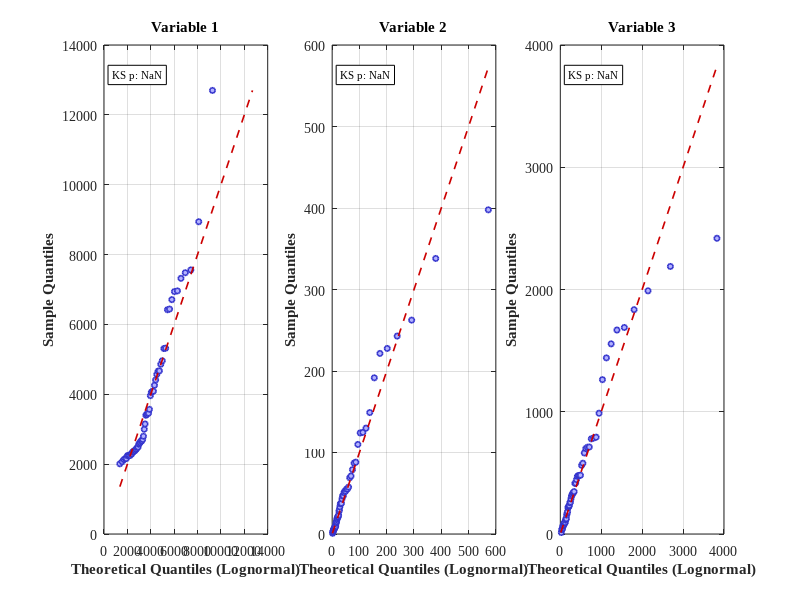

Write the MATLAB code that produced this figure. (Note: this script raises an error after producing the figure.)
% 3D 实测 + 边缘拟合 + Vine Copula + BMA 加权 + 统计对比 + 相关性对比

clear; clc; close all; rng(1);

%% 1. 实测3维数据 
% load QZ_Data.mat;
% data = QZ_Data;
load LTZ_Data.mat;
data = LTZ_Data;
n = length(data); d = 3;  % 三维变量

%% 2. 边缘拟合与优选
% 水文常用的6种分布函数
families = {'Gamma','Lognormal','Pearson3','GEV','Weibull','GPD'};
marg_fits = cell(1,d);

for i = 1:d
    x = data(:, i);
    bestBIC = Inf;
    
    % 为简化计算，手动设定GPD分布的阈值 (theta参数)
    theta_gpd = min(x) - 1; 

    for f = families
        fam = f{1};
        try
            switch fam
                case 'Gamma'
                    pd = fitdist(x,'Gamma'); p = 2;
                case 'Lognormal'
                    pd = fitdist(x,'Lognormal'); p = 2;
                case 'Weibull'
                    pd = fitdist(x,'Weibull'); p = 2;
                case 'Pearson3'
                    pd = pearson3fit(x); p = 3;
                case 'GEV'
                    pd = gevfit(x); p = 3;  % GEV分布参数估计
                case 'GPD'
                    % GPD拟合，参数为[k, sigma, theta]
                    [param_gpd, p_gpd] = gpdfit(x, theta_gpd); 
                    pd = param_gpd; 
                    p = p_gpd; % GPD有2个自由参数(k, sigma)
            end
            
            % 计算对数似然和BIC
            if strcmp(fam, 'GEV')
                pdfv = gevpdf(x, pd(1), pd(2), pd(3));
            elseif strcmp(fam, 'GPD')
                pdfv = gpdpdf(x, pd(1), pd(2), pd(3));
            elseif isstruct(pd)
                pdfv = pd.pdf(x);
            else
                pdfv = pdf(pd, x);
            end
            pdfv(pdfv <= 0) = realmin;
            logL = sum(log(pdfv));
            BIC = -2 * logL + p * log(n);
            
            % 更新最优模型
            if BIC < bestBIC
                bestBIC = BIC; 
                bestFit = pd; 
                bestFam = fam;
                if strcmp(fam, 'GPD')
                    bestFit_theta_gpd = theta_gpd;
                else
                    bestFit_theta_gpd = NaN;
                end
            end
        catch
            continue;
        end
    end
    marg_fits{i}.pd = bestFit;
    marg_fits{i}.family = bestFam;
    if strcmp(bestFam, 'GPD')
        marg_fits{i}.theta_gpd = bestFit_theta_gpd;
    else
        marg_fits{i}.theta_gpd = NaN;
    end
    
    fprintf('Var%d: best marginal = %s\n', i, bestFam);
    
    % 拟合优度检验（KS检验）
    fam = bestFam;
    pd = bestFit;
    if strcmp(fam, 'GEV')
        Fx = gevcdf(x, pd(1), pd(2), pd(3));
    elseif strcmp(fam, 'GPD')
        Fx = gpdcdf(x, pd(1), pd(2), pd(3));
    elseif isstruct(pd)
        Fx = pd.cdf(x);
    else
        Fx = cdf(pd, x);
    end
    
    try
        [~, ks_p] = kstest(x, [x, Fx]);
    catch
        ks_p = NaN;
    end
    marg_fits{i}.ks_p = ks_p;
    
    fprintf('Var%d Goodness-of-Fit Test:\n', i);
    fprintf('  KS test p-value:    %.4f\n', ks_p);
    fprintf('  (p-value > 0.05 indicates good fit)\n\n');
end


%% 3. Get Pseudo-Observations (Using Empirical Distribution)
Uhat = zeros(n,d);
for i=1:d
    x = data(:,i);
    [~, idx] = sort(x);
    ranks = zeros(n, 1);
    ranks(idx) = (1:n)';
    Uhat(:,i) = ranks / (n + 1);
end
Uhat = max(realmin, min(1-realmin, Uhat));
R_empirical = corrcoef(Uhat);
fprintf('\n--- Original Empirical Distribution Correlation Matrix ---\n');
disp(R_empirical);

%% 4. 边缘分布诊断：QQ图和拟合优度
set(groot, 'DefaultLineLineWidth', 1.2);
set(groot, 'DefaultAxesFontName', 'Times New Roman');
set(groot, 'DefaultAxesFontSize', 10);
set(groot, 'DefaultTextFontName', 'Times New Roman');

figure('Name', 'Marginal Distribution QQ Plots', 'Position', [100 100 1200 400]);
for i = 1:d
    subplot(1, 3, i);
    x = data(:, i);
    pd = marg_fits{i}.pd;
    fam = marg_fits{i}.family;
    
    nobs = length(x);
    p = (1:nobs)' / (nobs + 1);
    if strcmp(fam, 'GEV')
        q_theo = gevinv(p, pd(1), pd(2), pd(3));
    elseif strcmp(fam, 'GPD')
        q_theo = gpdinv(p, pd(1), pd(2), pd(3));
    elseif isstruct(pd)
        q_theo = pd.icdf(p);
    else
        q_theo = icdf(pd, p);
    end
    q_emp = sort(x);
    
    plot(q_theo, q_emp, 'o', 'MarkerSize', 4, ...
        'MarkerEdgeColor', [0.2 0.2 0.8], 'MarkerFaceColor', [0.7 0.7 1]);
    hold on;
    min_val = min([q_theo; q_emp]);
    max_val = max([q_theo; q_emp]);
    line([min_val, max_val], [min_val, max_val], ...
        'Color', [0.8 0 0], 'LineStyle', '--');
    xlabel(sprintf('Theoretical Quantiles (%s)', fam), 'FontWeight', 'bold');
    ylabel('Sample Quantiles', 'FontWeight', 'bold');
    title(sprintf('Variable %d', i), 'FontWeight', 'bold');
    grid on; box on;
    
    text_str = sprintf('KS p: %.3f', marg_fits{i}.ks_p);
    text(0.05, 0.95, text_str, 'Units', 'normalized', ...
        'VerticalAlignment', 'top', 'FontSize', 8, ...
        'BackgroundColor', 'white', 'EdgeColor', 'black');
end
sgtitle('Marginal Distribution QQ Plots with KS Test', ...
    'FontSize', 14, 'FontWeight', 'bold');


%% 5. Copula 候选族
copula_families = {'Gaussian','t','Clayton','Gumbel','Frank'};

%% 6. Vine Copula 结构优选（三种独特结构）
unique_vine_orders = {
    [1, 2, 3];
    [2, 1, 3];
    [3, 1, 2]
};
fprintf('Using %d unique Vine structures for 3D case.\n', length(unique_vine_orders));

vine_models = cell(1, length(unique_vine_orders));
bestVine.BIC = Inf;

for i = 1:length(unique_vine_orders)
    ord = unique_vine_orders{i};
    try
        % 使用修正版 Vine 拟合函数（不再使用 numerich 句柄）
        model = fit_three_dim_vine(Uhat, ord, copula_families);
        vine_models{i} = model;
        if model.BIC < bestVine.BIC
            bestVine = model;
        end
    catch ME
        fprintf('Vine fit failed for order %s: %s\n', mat2str(ord), ME.message);
        vine_models{i} = [];
    end
end

%% 显示每种vine结构的tree1和tree2对应的优选copula函数
fprintf('\n=== Detailed Copula Information for Each Vine Structure ===\n');
valid_vine_models = vine_models(~cellfun('isempty',vine_models));
valid_model_idx = 0;
for i = 1:length(vine_models)
    model = vine_models{i};
    if isempty(model), continue; end
    valid_model_idx = valid_model_idx + 1;
    ord = model.order;
    tree1_copulas = model.Trees{1}.fams;
    tree2_copulas = model.Trees{2}.fams;
    
    fprintf('\nVine Structure %d: Order = %s, BIC = %.3f\n', ...
        valid_model_idx, mat2str(ord), model.BIC);
    fprintf('  Tree 1 Copulas:\n');
    fprintf('    - Variable pair (%d, %d): %s\n', ord(1), ord(2), tree1_copulas{1});
    fprintf('    - Variable pair (%d, %d): %s\n', ord(1), ord(3), tree1_copulas{2});
    fprintf('  Tree 2 Copulas:\n');
    fprintf('    - Conditional pair (%d, %d)|%d: %s\n', ...
        ord(2), ord(3), ord(1), tree2_copulas{1});
end

%% 输出优选结果
fprintf('\n=== Best Vine structure (from %d unique vines) ===\n', valid_model_idx);
if isfield(bestVine,'order')
    fprintf('Order: %s, BIC: %.3f\n', mat2str(bestVine.order), bestVine.BIC);
    fprintf('Best Vine Copula Details:\n');
    fprintf('  Tree 1 Copulas:\n');
    fprintf('    - Variable pair (%d, %d): %s\n', ...
        bestVine.order(1), bestVine.order(2), bestVine.Trees{1}.fams{1});
    fprintf('    - Variable pair (%d, %d): %s\n', ...
        bestVine.order(1), bestVine.order(3), bestVine.Trees{1}.fams{2});
    fprintf('  Tree 2 Copulas:\n');
    fprintf('    - Conditional pair (%d, %d)|%d: %s\n', ...
        bestVine.order(2), bestVine.order(3), bestVine.order(1), bestVine.Trees{2}.fams{1});
else
    fprintf('No Vine model successfully fitted.\n');
end

%% 7. BMA 权重计算（使用有效模型）
num_models = length(valid_vine_models);
if num_models == 0
    error('No Vine models were successfully fitted for BMA.');
end

BICs = zeros(1, num_models);
for k = 1:num_models
    BICs(k) = valid_vine_models{k}.BIC;
end

logL_rel = -0.5 * BICs;
max_logL_rel = max(logL_rel);
w_numerator = exp(logL_rel - max_logL_rel);
w = w_numerator / sum(w_numerator);

fprintf('\n=== BMA Weights for Each Vine Structure ===\n');
for k = 1:num_models
    ord = valid_vine_models{k}.order;
    fprintf('Vine Structure (Order %s): BIC = %.3f, Weight = %.5f\n', ...
        mat2str(ord), BICs(k), w(k));
end
fprintf('Total BIC Range: [%.3f, %.3f]\n', min(BICs), max(BICs));
fprintf('Sum of weights: %.5f\n', sum(w));

%% 8. 仿真（使用修正版 Vine 模拟函数）
Nsim = 1000;
simBMA = [];
for k = 1:num_models
    Nk = round(Nsim * w(k));
    if Nk > 0
        model = valid_vine_models{k};
        simk = simulate_three_dim_vine(Nk, model);
        simBMA = [simBMA; simk]; %#ok<AGROW>
    end
end
Nsim_actual = size(simBMA, 1);
fprintf('Note: Total simulated samples adjusted to Nsim=%d due to rounding.\n', Nsim_actual);

fprintf('\n--- Simulated CDF Correlation Matrix (before conversion) ---\n');
R_sim_cdf = corrcoef(simBMA);
disp(R_sim_cdf);

% 转换回原始数据空间
simBMA_data = zeros(size(simBMA));
for i = 1:d
    pd = marg_fits{i}.pd;
    fam = marg_fits{i}.family;
    if strcmp(fam, 'GEV')
        simBMA_data(:, i) = gevinv(simBMA(:, i), pd(1), pd(2), pd(3));
    elseif strcmp(fam, 'GPD')
        simBMA_data(:, i) = gpdinv(simBMA(:, i), pd(1), pd(2), pd(3));
    elseif isstruct(pd)
        simBMA_data(:, i) = pd.icdf(simBMA(:, i));
    else
        simBMA_data(:, i) = icdf(pd, simBMA(:, i));
    end
end
simBMA = simBMA_data;

%% 9. 比较统计量 
fprintf('\n--- Comparing Means and Standard Deviations ---\n');
for j = 1:d
    fprintf('Var%d mean: orig=%.3f sim=%.3f | std: orig=%.3f sim=%.3f\n', ...
        j, mean(data(:, j)), mean(simBMA(:, j)), std(data(:, j)), std(simBMA(:, j)));
end

%% 10. 比较相关性结构 
R_orig = corrcoef(data);
R_sim = corrcoef(simBMA);
fprintf('\n--- Comparing Correlation Structures ---\n');
fprintf('Original data sample correlation matrix:\n');
disp(R_orig);
fprintf('BMA simulated data sample correlation matrix:\n');
disp(R_sim);

%% 11. 散点对比 
pairs = nchoosek(1:d, 2);
figure('Position', [200 200 1200 400]);
alpha_val = 0.3;
original_color = [0 0.447 0.741];
simulated_color = [0.85 0.333 0.1];

for k = 1:size(pairs, 1)
    subplot(1, 3, k);
    i = pairs(k, 1); j = pairs(k, 2);
    scatter(simBMA(:, i), simBMA(:, j), 30, simulated_color, 'filled', ...
        'MarkerEdgeColor', 'none', 'MarkerFaceAlpha', alpha_val);
    hold on;
    scatter(data(:, i), data(:, j), 30, original_color, 'filled', ...
        'MarkerEdgeColor', 'none', 'MarkerFaceAlpha', alpha_val);
    
    xlabel(sprintf('X%d', i), 'FontWeight', 'bold'); 
    ylabel(sprintf('X%d', j), 'FontWeight', 'bold');
    title(sprintf('X%d vs X%d', i, j), 'FontWeight', 'bold');
    grid on; box on;
    if k == 1
        legend({'Simulated','Original'}, 'Location', 'best', 'Box', 'off');
    end
end
sgtitle('Scatter Plots: Original vs BMA Simulated', 'FontSize', 14, 'FontWeight', 'bold');

set(groot, 'DefaultLineLineWidth', 0.5);
set(groot, 'DefaultAxesFontName', 'Helvetica');
set(groot, 'DefaultAxesFontSize', 10);
set(groot, 'DefaultTextFontName', 'Helvetica');

%% =================== 函数定义区 ===================

% GPD分布拟合函数（k, sigma, theta）
function [param_gpd, p_gpd] = gpdfit(x, theta)
    x_exceed = x(x > theta);
    if isempty(x_exceed)
        error('No data exceeds the GPD threshold.');
    end
    param_hat = gpfit(x_exceed - theta); 
    k_hat = param_hat(1);
    sigma_hat = param_hat(2);
    param_gpd = [k_hat, sigma_hat, theta]; 
    p_gpd = 2;
end

function y = gpdpdf(x, k, sigma, theta)
    x_exceed = x - theta;
    y = zeros(size(x));
    idx = x_exceed > 0;
    if k == 0
        y(idx) = (1/sigma) * exp(-x_exceed(idx) / sigma);
    else
        factor = 1 + k * x_exceed(idx) / sigma;
        valid_idx = idx & (factor > 0);
        y(valid_idx) = (1/sigma) * (factor(valid_idx)).^(-1/k - 1);
    end
end

function F = gpdcdf(x, k, sigma, theta)
    x_exceed = x - theta;
    F = zeros(size(x));
    idx = x_exceed > 0;
    if k == 0
        F(idx) = 1 - exp(-x_exceed(idx) / sigma);
    else
        factor = 1 + k * x_exceed(idx) / sigma;
        valid_idx = idx & (factor > 0);
        F(valid_idx) = 1 - (factor(valid_idx)).^(-1/k);
    end
    F = max(0, min(1, F));
end

function x = gpdinv(p, k, sigma, theta)
    x = zeros(size(p));
    idx = p > 0 & p < 1;
    if k == 0
        x(idx) = theta - sigma * log(1 - p(idx));
    else
        x(idx) = theta + (sigma / k) * ((1 - p(idx)).^(-k) - 1);
    end
end

function pd = pearson3fit(x)
    m = mean(x); s = std(x); g1 = skewness(x);
    if abs(g1) < 1e-6, g1 = 1e-6; end
    k = 4/(g1^2); theta = s/sqrt(k); a = m - k*theta;
    pd.k = k; pd.theta = theta; pd.a = a;
    pd.pdf = @(xx) pearson3_pdf(xx, k, theta, a);
    pd.cdf = @(xx) pearson3_cdf(xx, k, theta, a);
    pd.icdf = @(u) a + gaminv(u, k, theta);
end

function y = pearson3_pdf(x, k, theta, a)
    z = x - a; y = zeros(size(z)); idx = z > 0;
    y(idx) = gampdf(z(idx), k, theta);
end

function F = pearson3_cdf(x, k, theta, a)
    z = x - a; F = zeros(size(z)); idx = z > 0;
    F(idx) = gamcdf(z(idx), k, theta);
end

%% --------- Vine 相关函数 ---------

function model = fit_three_dim_vine(U, order, fams)
    n = size(U,1);
    Uord = U(:, order);
    [f12, p12, logL12, k12] = fit_pair(Uord(:,1), Uord(:,2), fams);
    [f13, p13, logL13, k13] = fit_pair(Uord(:,1), Uord(:,3), fams);
    total_logL = logL12 + logL13;
    total_k = k12 + k13;
    U2g1 = cond_cdf(f12, p12, Uord(:,1), Uord(:,2));
    U3g1 = cond_cdf(f13, p13, Uord(:,1), Uord(:,3));
    [f23g1, p23g1, logL23, k23] = fit_pair(U2g1, U3g1, fams);
    total_logL = total_logL + logL23;
    total_k = total_k + k23;
    model.BIC = -2 * total_logL + total_k * log(n);
    model.order = order;
    model.Trees{1}.fams = {f12, f13};
    model.Trees{1}.params = {p12, p13};
    model.Trees{2}.fams = {f23g1};
    model.Trees{2}.params = {p23g1};
end

function [fam, param, logL, k] = fit_pair(u, v, fams)
    bestL = -Inf; bestFam=''; bestParam = []; bestK = 0;
    for ii = 1:length(fams)
        current_fam = fams{ii};
        try
            switch lower(current_fam)
                case 'gaussian'
                    rho = copulafit('Gaussian', [u,v]);
                    pdfv = copulapdf('Gaussian', [u,v], rho);
                    param.type = 'Gaussian'; param.rho = rho; k = 1;
                case 't'
                    [R, nu] = copulafit('t', [u,v]);
                    pdfv = copulapdf('t', [u,v], R, nu);
                    param.type = 't'; param.R = R; param.nu = nu; k = 2;
                otherwise
                    theta = copulafit(current_fam, [u,v]);
                    pdfv = copulapdf(current_fam, [u,v], theta);
                    param.type = current_fam; param.theta = theta; k = 1;
            end
            logLv = sum(log(max(pdfv,realmin)));
            if logLv > bestL
                bestL = logLv; bestFam = current_fam; bestParam = param; bestK = k;
            end
        catch ME
            fprintf('⚠ pair fit failed for %s: %s\n', current_fam, ME.message);
            continue;
        end
    end
    fam = bestFam; param = bestParam; logL = bestL; k = bestK;
end

function H = cond_cdf(fam, param, u1, u2)
    n = length(u1); H = zeros(n,1);
    eps_base = 1e-6;
    for i = 1:n
        uu1 = u1(i); uu2 = u2(i);
        epsv = max(eps_base, min(1e-3, 1e-4*max(1,abs(uu1))));
        a1 = min(max(uu1 + epsv, epsv), 1-epsv);
        a2 = min(max(uu1 - epsv, epsv), 1-epsv);
        try
            switch param.type
                case 't'
                    C1 = copulacdf('t',[a1, uu2], param.R, param.nu);
                    C2 = copulacdf('t',[a2, uu2], param.R, param.nu);
                case 'Gaussian'
                    C1 = copulacdf('Gaussian',[a1, uu2], param.rho);
                    C2 = copulacdf('Gaussian',[a2, uu2], param.rho);
                otherwise
                    C1 = copulacdf(param.type, [a1, uu2], param.theta);
                    C2 = copulacdf(param.type, [a2, uu2], param.theta);
            end
        catch
            C1 = a1 * uu2; C2 = a2 * uu2;
        end
        H(i) = (C1 - C2) / (a1 - a2);
        H(i) = min(max(H(i),0),1);
    end
end

function val = cond_cdf_single(fam, param, u1, u2)
    epsv = 1e-6;
    a1 = min(max(u1 + epsv, epsv), 1-epsv);
    a2 = min(max(u1 - epsv, epsv), 1-epsv);
    try
        switch param.type
            case 't'
                C1 = copulacdf('t', [a1, u2], param.R, param.nu);
                C2 = copulacdf('t', [a2, u2], param.R, param.nu);
            case 'Gaussian'
                C1 = copulacdf('Gaussian', [a1, u2], param.rho);
                C2 = copulacdf('Gaussian', [a2, u2], param.rho);
            otherwise
                C1 = copulacdf(param.type, [a1, u2], param.theta);
                C2 = copulacdf(param.type, [a2, u2], param.theta);
        end
    catch
        C1 = a1 * u2; C2 = a2 * u2;
    end
    val = (C1 - C2) / (a1 - a2);
    val = min(max(val,0),1);
end

function u_sol = inv_cond_cdf(fam, param, target, known_u, invert_for)
    N = length(target);
    u_sol = zeros(N,1);
    tol = 1e-8; maxit = 60;
    for i = 1:N
        t = min(max(target(i),0),1);
        known = min(max(known_u(i), eps), 1-eps);
        lb = eps; ub = 1-eps;
        if strcmpi(invert_for,'second')
            g = @(x) cond_cdf_single(fam, param, known, x) - t;
        else
            g = @(x) cond_cdf_single(fam, param, x, known) - t;
        end
        g_lb = g(lb); g_ub = g(ub);
        if g_lb == 0, u_sol(i) = lb; continue; end
        if g_ub == 0, u_sol(i) = ub; continue; end
        if g_lb * g_ub > 0
            grid = linspace(lb, ub, 201);
            if strcmpi(invert_for,'second')
                vals = arrayfun(@(x) cond_cdf_single(fam,param,known,x), grid);
            else
                vals = arrayfun(@(x) cond_cdf_single(fam,param,x,known), grid);
            end
            [~, idx] = min(abs(vals - t));
            u_sol(i) = grid(idx); continue;
        end
        a = lb; b = ub; fa = g_lb; fb = g_ub; c = a;
        for it = 1:maxit
            c = 0.5*(a+b); fc = g(c);
            if abs(fc) < tol || (b-a)/2 < tol, break; end
            if fa*fc <= 0
                b = c; fb = fc;
            else
                a = c; fa = fc;
            end
        end
        u_sol(i) = c;
    end
end

function U_sim = simulate_three_dim_vine(N, model)
    Trees = model.Trees;
    order = model.order(:)';
    d = length(order);
    S = rand(N,d);
    U_sim_ordered = zeros(N,d);

    f12 = Trees{1}.fams{1}; p12 = Trees{1}.params{1};
    f13 = Trees{1}.fams{2}; p13 = Trees{1}.params{2};
    f23g1 = Trees{2}.fams{1}; p23g1 = Trees{2}.params{1};

    u1 = S(:,1); 
    U_sim_ordered(:,1) = u1;

    u2 = inv_cond_cdf(f12, p12, S(:,2), u1, 'second');
    U_sim_ordered(:,2) = u2;

    u2g1 = cond_cdf(f12, p12, u1, u2);

    u3g1 = inv_cond_cdf(f23g1, p23g1, S(:,3), u2g1, 'second');

    u3 = inv_cond_cdf(f13, p13, u3g1, u1, 'second');
    U_sim_ordered(:,3) = u3;

    U_sim = zeros(N,d);
    U_sim(:, order) = U_sim_ordered;
end
